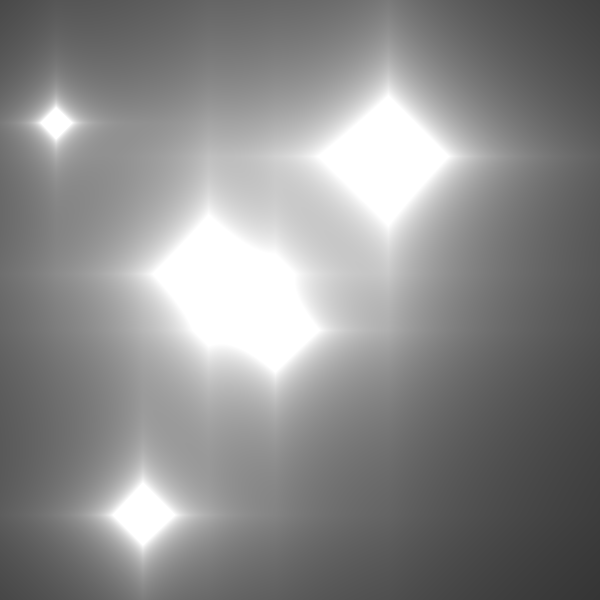
Frame 1 (no input)
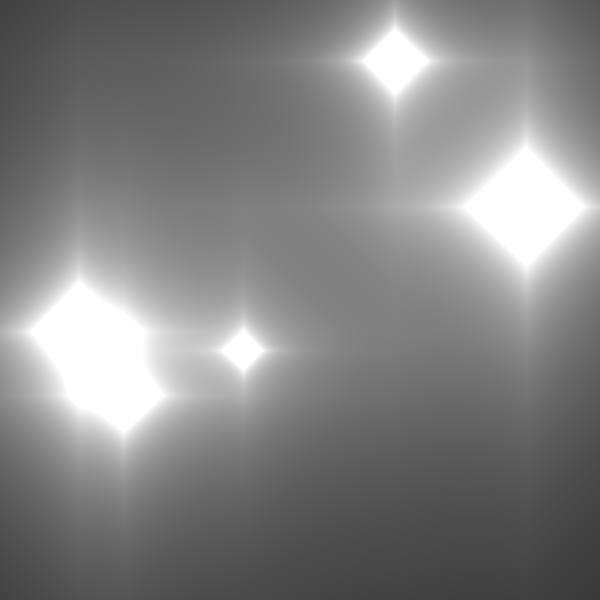
Frame 60 (the mouse pressed at the canvas centre just before this capture)
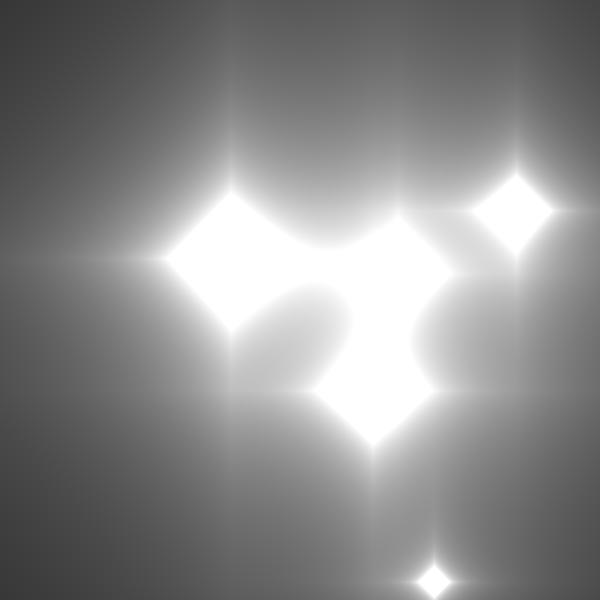
Frame 120 (the mouse held since frame 60 and released just before this capture)

The Processing sketch that drew these frames (run headless with seeded random() and noise(); from frame 60 on, the mouse is pressed at the canvas centre):

// Processing sketch: metaball_2d_manhattan
// ── metaball_2d_manhattan.pde
int totalBalls = 5;
Ball[] balls = new Ball[totalBalls];
void setup() {
  size(600, 600);
  pixelDensity(1);
  
  for(int i = 0; i < totalBalls; i++) {
    balls[i] = new Ball();
  }
};

float distance(float x1, float y1, float x2, float y2) {
  return abs(x1 - x2) + abs(y1 - y2);
}

void draw() {
  background(0);
  
  loadPixels();
  for(var x = 0; x < width; x++) {
    for(var y = 0; y < width; y++) {
      int i = x + y * width;
      float sum = 0;
      for(Ball b : balls) {
        sum += 250 * b.r / distance(x, y, b.pos.x, b.pos.y);
      }
      pixels[i] = color(sum);
    }
  }
  updatePixels();
  
  for(Ball b : balls) {
    b.update();
    //b.show();
  }
};

// ── ball.pde
float speed = 5;
class Ball {
  PVector pos;
  float r;
  PVector vel;
  
  Ball() {
    pos = new PVector(random(width), random(height));
    r = random(10, 50);
    vel = PVector.random2D();
    vel.setMag(speed);
  }
  
  void update() {
    pos.add(vel);
    
    if(pos.x <= 0) {
      vel.x *= -1;
      pos.x = 0;
    }
    if(pos.x >= width) {
      vel.x *= -1;
      pos.x = width;
    }
    if(pos.y <= 0) {
      vel.y *= -1;
      pos.y = 0;
    }
    if(pos.y >= height) {
      vel.y *= -1;
      pos.y = height;
    }
  }
  
  void show() {
    noFill();
    stroke(255);
    strokeWeight(2);
    ellipse(pos.x, pos.y, r * 2, r * 2);
  }
}
